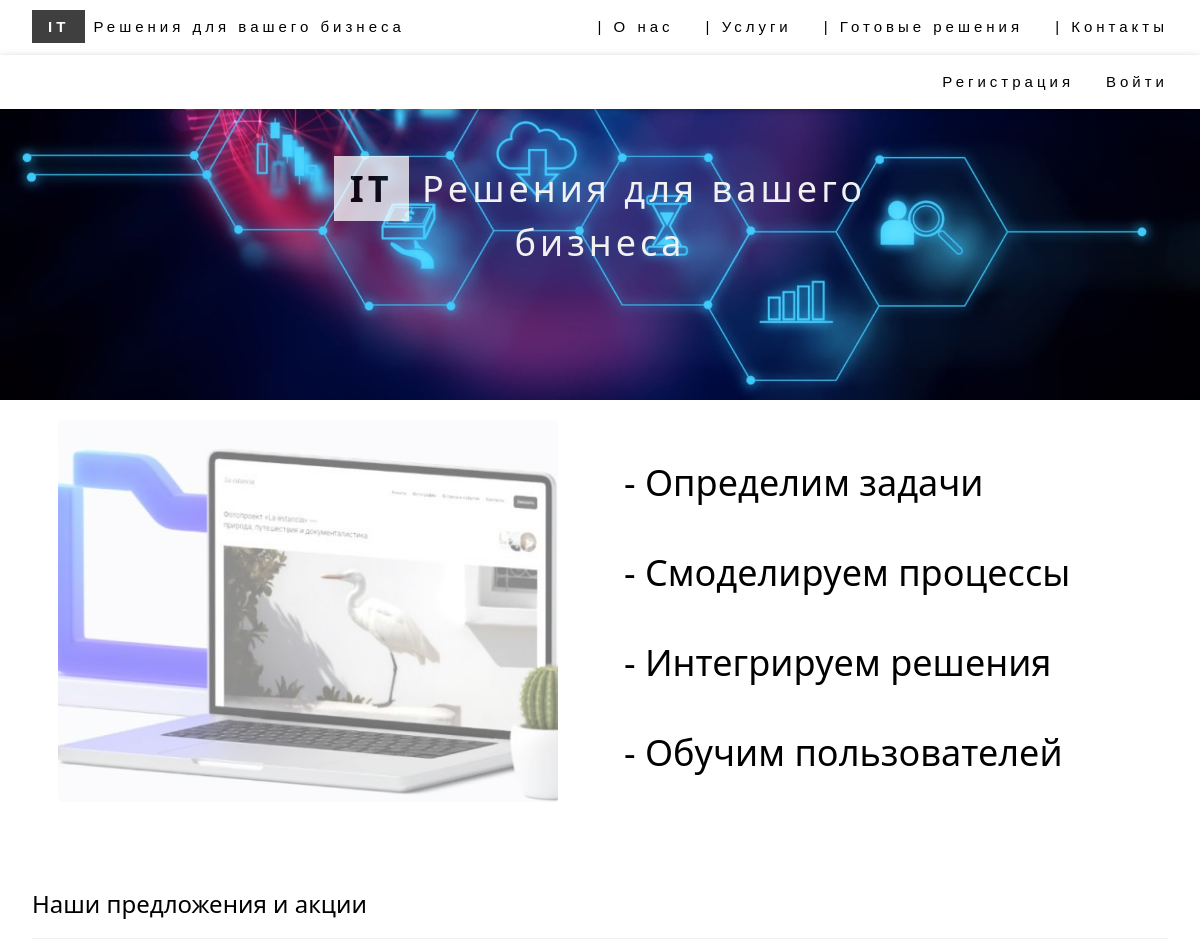
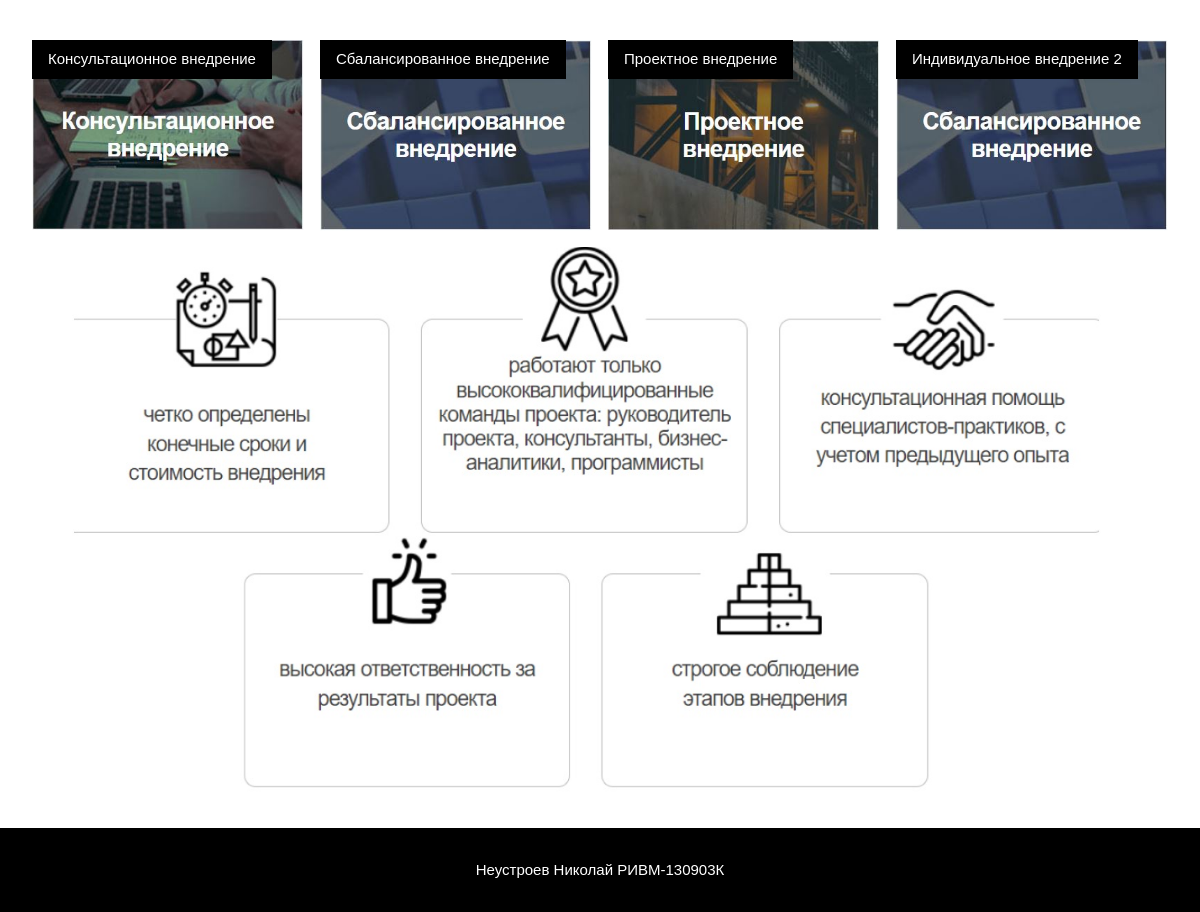
The page / on the database its author committed (2 pictures, top to bottom).
### menu/models.py (models this page shows, shortened)
class MenuItem(models.Model):
    menu = models.ForeignKey(
        Menu,
        verbose_name=_(u'Name'),
        on_delete=models.CASCADE,
        )
    order = models.IntegerField(
        _(u'Order'),
        default=500
        )
    link_url = models.CharField(
        _(u'Link URL'),
        max_length=100,
        help_text=_(u'URL or URI to the content, eg /about/ or http://foo.com/')
        )
    title = models.CharField(
        _(u'Title'),
        max_length=100
        )
    login_required = models.BooleanField(
        _(u'Login required'),
        blank=True,
        default=False,
        help_text=_(u'Should this item only be shown to authenticated users?')
        )
    anonymous_only = models.BooleanField(
        _(u'Anonymous only'),
        blank=True,
        default=False,
        help_text=_(u'Should this item only be shown to non-logged-in users?')
        )
    class Meta:
        verbose_name = _(u'menu item')
        verbose_name_plural = _(u'menu items')

### ITapp/models.py (models this page shows, shortened)
class Benefits (models.Model):
    title = models.CharField("Заголовок", max_length=100)
    description = models.TextField("Описание")
    image = models.ImageField("Банер", upload_to="img/")
    class Meta:
        verbose_name = "Акции"
        verbose_name_plural = "Акции"

### ITapp/views.py (the view)
# urls.py: path('', views.index, name = 'index'),
def index(request):
    benefits = Benefits.objects.all()
    return render(request, "index.html", {"our_benefits": benefits})

### menu/templatetags/menubuilder.py (called while the page is built)
def build_menu(parser, token):
    try:
        tag_name, menu_name = token.split_contents()
    except:
        raise template.TemplateSyntaxError("%r tag requires exactly one argument" % token.contents.split()[0])
    return MenuObject(menu_name)

    def render(self, context):
        try:
            current_path = context['request'].path
            user = context['request'].user
        except KeyError:
            current_path = None
            user = None
        context['menuitems'] = get_items(self.menu_name, current_path, user)
        return ''

### templates/index.html
{% include "title.html" %}
{% load static %}
  <header class="w3-display-container w3-content w3-wide" style="max-width:1500px;" id="home">
    <img class="w3-image" src="{% static 'img/titleImg2.jpg' %}" alt="IT решения" width="1500" height="200">
    <div class="w3-display-middle w3-margin-top w3-center">
      <h1 class="w3-xxlarge w3-text-white">
        <span class="w3-padding w3-white w3-opacity-min"><b>IT</b></span>
        <span class="w3-hide-small w3-text-light-grey">Решения для вашего бизнеса</span>
      </h1>
    </div>
  </header>
<div class="w3-content w3-padding" style="max-width:1564px">
        <div class="w3-row">
            <div class="w3-col m6 w3-center w3-padding-large">
              <img src="{% static 'img/laptop.jpg' %}" class="w3-round w3-image w3-opacity w3-hover-opacity-off" alt="Photo of Me" width="500" height="333">
            </div>
            <div class="w3-col m6 w3-hide-small w3-padding-large">
              <h1>
                <p> - Определим задачи</p>
                <p> - Смоделируем процессы</p>
                <p> - Интегрируем решения</p>
                <p> - Обучим пользователей</p>
              </h1>
            </div>
        </div>
      <div class="w3-container w3-padding-32" id="benefits">
        <h3 class="w3-border-bottom w3-border-light-grey w3-padding-16">Наши предложения и акции</h3>
      </div>
      <div class="w3-row-padding">
        {% for our_benefits in our_benefits %}
        <div class="w3-col l3 m6 w3-margin-bottom">
          <div class="w3-display-container">
            <div class="w3-display-topleft w3-black w3-padding"> {{ our_benefits.title }} </div>
            <a href="/application/">
            <img src="/media/{{ our_benefits.image }}" style="width:100%">
            </a>
          </div>
        </div>
        {% endfor %}
      </div>
{% include "footer.html" %}

### templates/title.html (shortened to what this page needs)
{% load static %}
<!DOCTYPE html>
<html lang="ru">
<head>
    <link rel="stylesheet" href="{% static 'css/w3_style.css' %}" >
</head>
<body>
<div class="w3-top">
    <div class="w3-bar w3-white w3-wide w3-padding w3-card">
      <a href="/index/" class="w3-bar-item w3-button">
        <span class="w3-padding w3-black w3-opacity-min"><b>IT</b></span>
        <span class="w3-hide-small w3-text-light-black">Решения для вашего бизнеса</span>
      </a>
      {% include "menu.html" %}
    </div>
    <div class="w3-bar w3-white w3-wide w3-padding w3-card">
        <div class="w3-right w3-hide-small">
          {% if user.is_authenticated %}
            <a class="w3-bar-item w3-button">{{ user.username|default:'Войдите' }}</ф>
            <a href="{% url 'logout' %}" class="w3-bar-item w3-button">Выйти</a>
          {% else %}
              <a href="{% url 'signup' %}" class="w3-bar-item w3-button">Регистрация</a>
              <a href="{% url 'login' %}" class="w3-bar-item w3-button">Войти</a>
          {% endif %}
        </div>
    </div>
  </div>

### templates/menu.html (shortened to what this page needs)
            {% load menubuilder %}
        {% load menubuilder %}
        <div class="w3-right w3-hide-small">
            {% for item in menuitems %}
                 <a href="{{ item.url }}" class="w3-bar-item w3-button" title="{{ item.title|escape }}">|  {{ item.title }}</a>
            {% endfor %}
        </div>

### templates/footer.html
{% load static %}
     <div class="w3-container">
        <img src="{% static 'img/footer.jpg' %}" class="w3-image" style="width:100%">
    </div>
  </div>
  <footer class="w3-center w3-black w3-padding-16">
    <p>Неустроев Николай РИВМ-130903К</p>
    </footer>
  </body>
  </html>

### static/css/w3_style.css (style rules this page uses)
html { box-sizing:border-box }
*,*:before,*:after { box-sizing:inherit }
html { -ms-text-size-adjust:100%;-webkit-text-size-adjust:100% }
body { margin:0 }
article,aside,details,figcaption,figure,footer,header,main,menu,nav,section { display:block }
a { background-color:transparent }
b,strong { font-weight:bolder }
img { border-style:none }
html,body { font-family:Verdana,sans-serif;font-size:15px;line-height:1.5 }
html { overflow-x:hidden }
h1 { font-size:36px }
h3 { font-size:24px }
h1,h2,h3,h4,h5,h6 { font-family:"Segoe UI",Arial,sans-serif;font-weight:400;margin:10px 0 }
.w3-wide { letter-spacing:4px }
.w3-image { max-width:100%;height:auto }
img { vertical-align:middle }
a { color:inherit }
.w3-btn,.w3-button { border:none;display:inline-block;padding:8px 16px;vertical-align:middle;overflow:hidden;text-decoration:none;color:inherit;background-color:inherit;text-align:center;cursor:pointer;white-space:nowrap }
.w3-btn,.w3-button { -webkit-touch-callout:none;-webkit-user-select:none;-khtml-user-select:none;-moz-user-select:none;-ms-user-select:none;user-select:none }
.w3-tooltip,.w3-display-container { position:relative }
.w3-bar { width:100%;overflow:hidden }
.w3-bar .w3-bar-item { padding:8px 16px;float:left;width:auto;border:none;display:block;outline:0 }
.w3-bar .w3-button { white-space:normal }
.w3-container:after,.w3-container:before,.w3-panel:after,.w3-panel:before,.w3-row:after,.w3-row:before,.w3-row-padding:after,.w3-row-padding:before, .w3-cell-row:before,.w3-cell-row:after,.w3-clear:after,.w3-clear:before,.w3-bar:before,.w3-bar:after { content:"";display:table;clear:both }
.w3-col,.w3-half,.w3-third,.w3-twothird,.w3-threequarter,.w3-quarter { float:left;width:100% }
@media (min-width:601px) { .w3-col.m6,.w3-half { width:49.99999% } }
@media (min-width:993px) { .w3-col.l3 { width:24.99999% } }
.w3-content,.w3-auto { margin-left:auto;margin-right:auto }
.w3-content { max-width:980px }
.w3-top,.w3-bottom { position:fixed;width:100%;z-index:1 }
.w3-top { top:0 }
.w3-display-topleft { position:absolute;left:0;top:0 }
.w3-display-middle { position:absolute;top:50%;left:50%;transform:translate(-50%,-50%);-ms-transform:translate(-50%,-50%) }
.w3-round,.w3-round-medium { border-radius:4px }
.w3-row-padding,.w3-row-padding>.w3-half,.w3-row-padding>.w3-third,.w3-row-padding>.w3-twothird,.w3-row-padding>.w3-threequarter,.w3-row-padding>.w3-quarter,.w3-row-padding>.w3-col { padding:0 8px }
.w3-container,.w3-panel { padding:0.01em 16px }
.w3-card,.w3-card-2 { box-shadow:0 2px 5px 0 rgba(0,0,0,0.16),0 2px 10px 0 rgba(0,0,0,0.12) }
.w3-opacity,.w3-hover-opacity:hover { opacity:0.60 }
.w3-opacity-min { opacity:0.75 }
.w3-xxlarge { font-size:36px!important }
.w3-center { text-align:center!important }
.w3-border-bottom { border-bottom:1px solid #ccc!important }
.w3-margin-top { margin-top:16px!important }
.w3-margin-bottom { margin-bottom:16px!important }
.w3-padding { padding:8px 16px!important }
.w3-padding-large { padding:12px 24px!important }
.w3-padding-16 { padding-top:16px!important;padding-bottom:16px!important }
.w3-padding-32 { padding-top:32px!important;padding-bottom:32px!important }
.w3-right { float:right!important }
.w3-white,.w3-hover-white:hover { color:#000!important;background-color:#fff!important }
.w3-black,.w3-hover-black:hover { color:#fff!important;background-color:#000!important }
.w3-text-white,.w3-hover-text-white:hover { color:#fff!important }
.w3-text-light-grey,.w3-hover-text-light-grey:hover,.w3-text-light-gray,.w3-hover-text-light-gray:hover { color:#f1f1f1!important }
.w3-border-light-grey,.w3-hover-border-light-grey:hover,.w3-border-light-gray,.w3-hover-border-light-gray:hover { border-color:#f1f1f1!important }

### rows shown on the page
MenuItem: title "О нас"
MenuItem: title "Услуги"
MenuItem: title "Готовые решения"
MenuItem: title "Контакты"
Benefits: title "Консультационное внедрение", image (picture)
Benefits: title "Сбалансированное внедрение", image (picture)
Benefits: title "Проектное внедрение", image (picture)
Benefits: title "Индивидуальное внедрение 2", image (picture)
